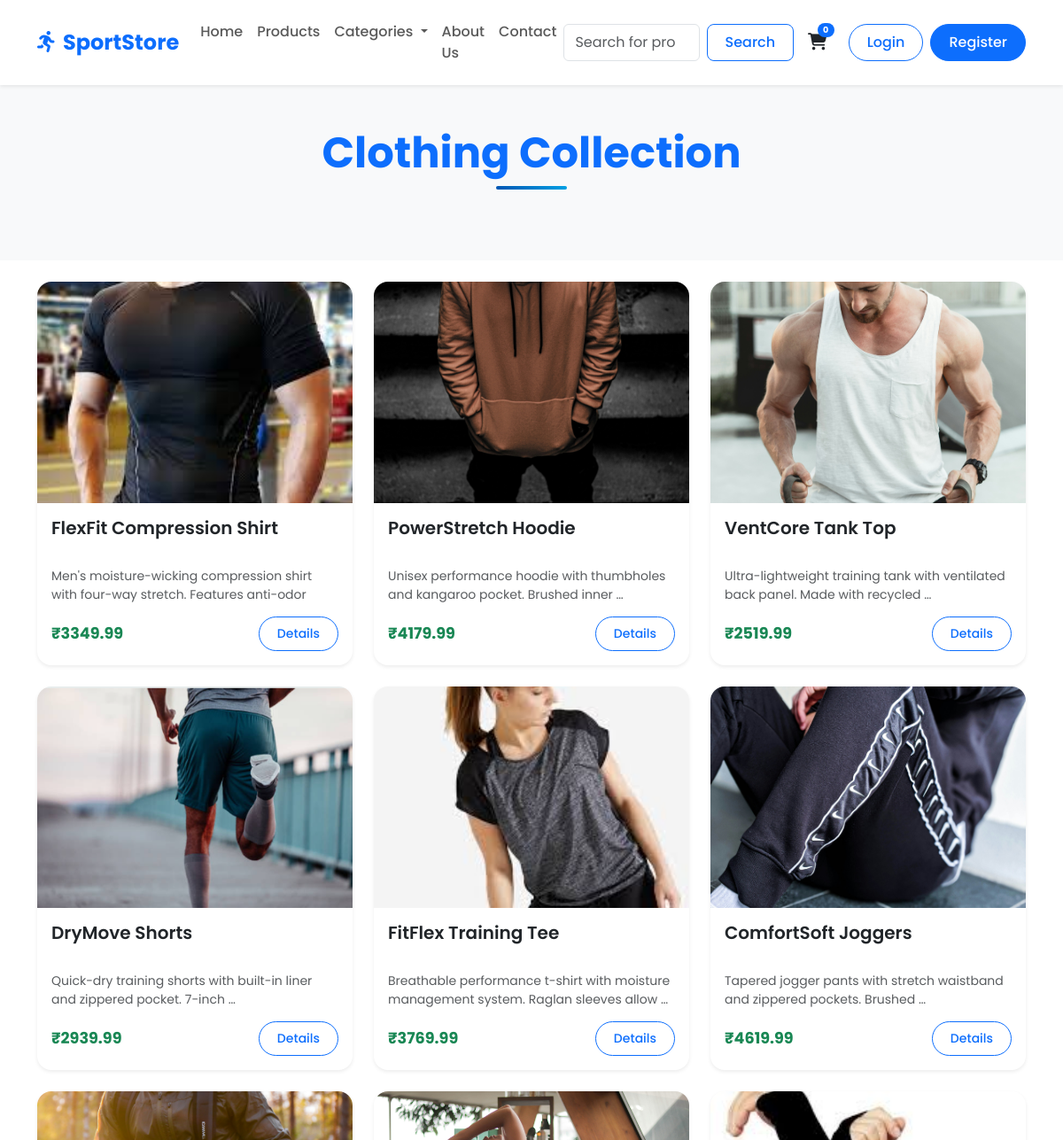
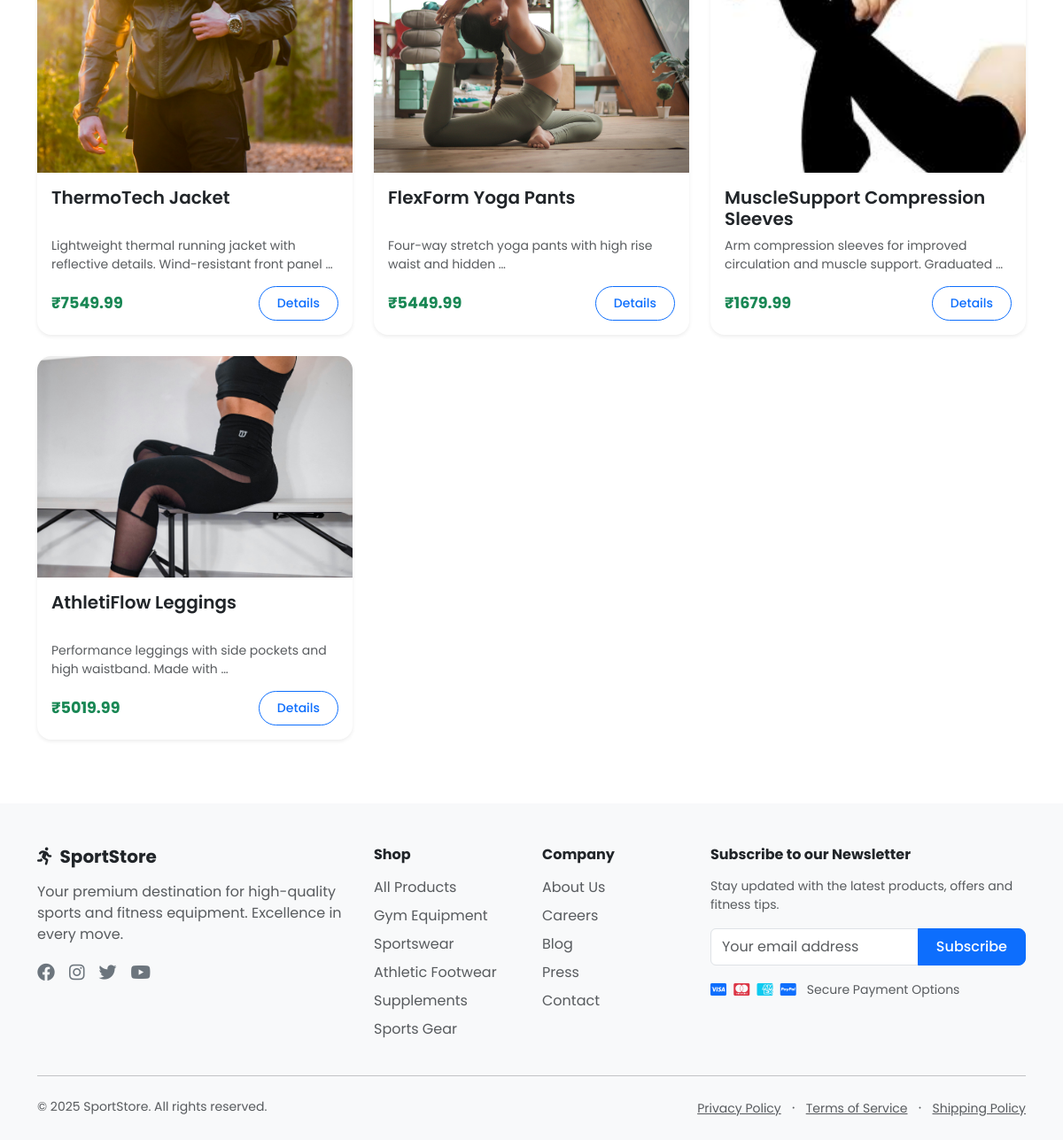
Screenshot of /products/clothing/ with the database file from the repository (2 pictures, top to bottom).
### products/models.py (models this page shows, shortened)
class Product(models.Model):
    CATEGORY_CHOICES = [
        ('gym_equipment', 'Gym Equipment'),
        ('clothing', 'Clothing'),
        ('shoes', 'Shoes'),
        ('supplements', 'Supplements'),
        ('sports_gear', 'Sports Gear'),
    ]
    name = models.CharField(max_length=200)
    description = models.TextField()
    price = models.DecimalField(max_digits=10, decimal_places=2)
    category = models.CharField(max_length=100, choices=CATEGORY_CHOICES)
    image = models.ImageField(upload_to='products/')

### products/views.py (the view)
# urls.py: path('', product_list, name='product_list'),
def product_list(request, category=None):
    query = request.GET.get("q")
    products = Product.objects.all()
    if category and category != "all-products":
        products = Product.objects.filter(category=category)
    if query:
        products = products.filter(
            Q(name__icontains=query) | Q(description__icontains=query)
        )
    readable_category = CATEGORY_DISPLAY_NAMES.get(category, "All Products")
    return render(request, "products/product_list.html", {
        "products": products,
        "selected_category": readable_category,
        "search_query": query,
    })

### cart/views.py (called while the page is built)
def cart_item_count(request):
    if request.user.is_authenticated:
        total_quantity = CartItem.objects.filter(user=request.user).aggregate(total=Sum('quantity'))['total']
        return {'cart_item_count': total_quantity if total_quantity else 0}
    return {'cart_item_count': 0}

### templates/products/product_list.html (shortened to what this page needs)
{% extends "home/base.html" %}
{% block content %}
<div class="product-header py-5">
    <div class="container">
        <h2 class="display-5 fw-bold text-center text-primary">
            {% if selected_category and selected_category != 'all-products' %}
                {{ selected_category }} Collection
            {% else %}
                Our Collection
            {% endif %}
        </h2>
        <div class="separator-line mx-auto"></div>
    </div>
</div>
<div class="container py-4">
    <div class="row g-4">
        {% for product in products %}
        <div class="col-md-4 col-sm-6">
            <div class="product-card h-100 rounded-4 overflow-hidden border-0 shadow-sm position-relative">
                <div class="product-image-container">
                </div>
                <div class="product-info p-3">
                    <h5 class="product-title">{{ product.name }}</h5>
                    <p class="product-desc text-muted small mb-2">{{ product.description|truncatewords:10 }}</p>
                    <div class="d-flex justify-content-between align-items-center mt-3">
                        <span class="product-price fw-bold text-success">₹{{ product.price }}</span>
                        <a href="{% url 'product_detail' product.id %}" class="btn btn-outline-primary btn-sm rounded-pill">Details</a>
                    </div>
                </div>
            </div>
        </div>
        {% endfor %}
    </div>
</div>
{% endblock %}

### templates/home/base.html (style rules this page uses)
:root { --primary-color: #0d6efd; --secondary-color: #6c757d; --accent-color: #ffc107; }
body { font-family: 'Poppins', sans-serif; display: flex; flex-direction: column; min-height: 100vh; }
.btn { border-radius: 0.5rem; padding: 0.5rem 1.25rem; font-weight: 500; transition: all 0.3s ease; }

### templates/products/product_list.html (style rules this page uses)
.product-header { background-color: #f8f9fa; }
.separator-line { width: 80px; height: 4px; background: linear-gradient(90deg, #0056b3, #00a0e3); border-radius: 2px; margin-bottom: 2rem; }
.product-card { transition: all 0.3s ease; }
.product-image-container { height: 250px; overflow: hidden; position: relative; }
.product-title { font-weight: 600; margin-bottom: 0.5rem; height: 48px; overflow: hidden; }
.product-desc { height: 40px; overflow: hidden; }
.product-price { font-size: 1.1rem; }

### rows the page displays
Product: name "FlexFit Compression Shirt", description "Men's moisture-wicking compression shirt with four-way stretch. Features anti-odor…", price "3349.99"
Product: name "PowerStretch Hoodie", description "Unisex performance hoodie with thumbholes and kangaroo pocket. Brushed inner …", price "4179.99"
Product: name "VentCore Tank Top", description "Ultra-lightweight training tank with ventilated back panel. Made with recycled …", price "2519.99"
Product: name "DryMove Shorts", description "Quick-dry training shorts with built-in liner and zippered pocket. 7-inch …", price "2939.99"
Product: name "FitFlex Training Tee", description "Breathable performance t-shirt with moisture management system. Raglan sleeves allow …", price "3769.99"
Product: name "ComfortSoft Joggers", description "Tapered jogger pants with stretch waistband and zippered pockets. Brushed …", price "4619.99"
Product: name "ThermoTech Jacket", description "Lightweight thermal running jacket with reflective details. Wind-resistant front panel …", price "7549.99"
Product: name "FlexForm Yoga Pants", description "Four-way stretch yoga pants with high rise waist and hidden …", price "5449.99"
Product: name "MuscleSupport Compression Sleeves", description "Arm compression sleeves for improved circulation and muscle support. Graduated …", price "1679.99"
Product: name "AthletiFlow Leggings", description "Performance leggings with side pockets and high waistband. Made with …", price "5019.99"

### other values shown
{{ selected_category }} "Clothing"
